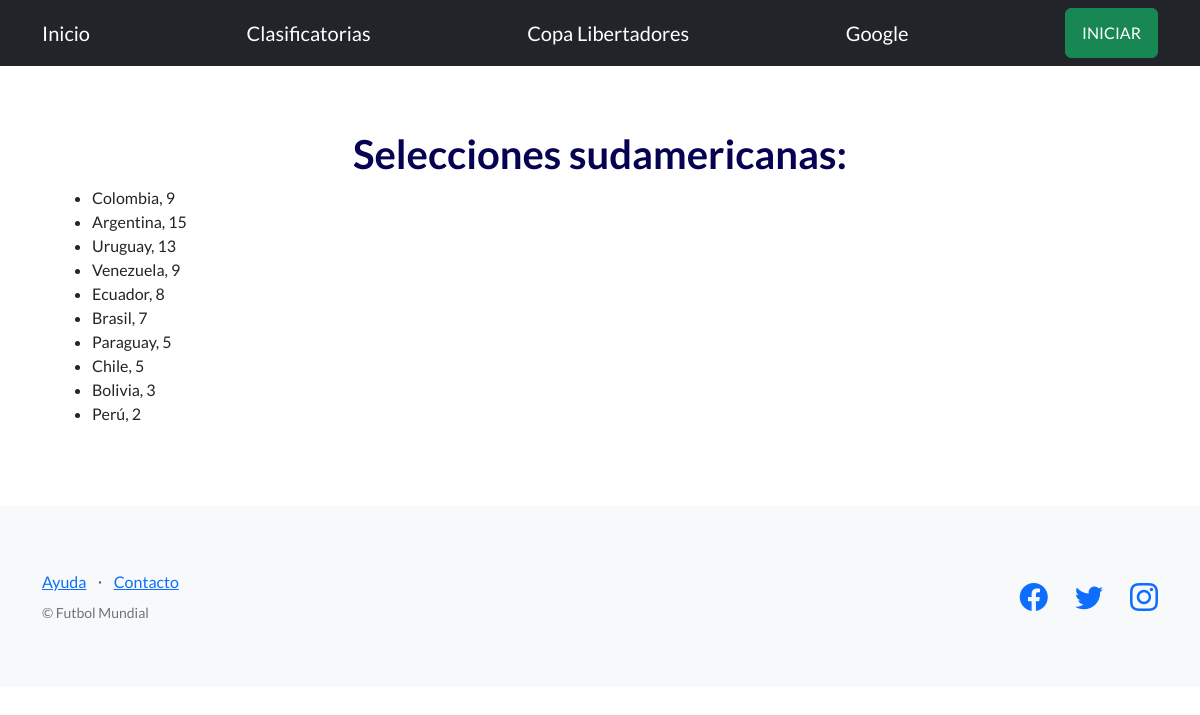
Screenshot of /futbol/selecciones/ with the database file from the repository.
### control/models.py (models this page shows, shortened)
class Clasificatorias(models.Model):
    seleccion=models.CharField(max_length=100)
    ganados=models.IntegerField()
    empatados=models.IntegerField()
    perdidos=models.IntegerField()
    puntos=models.IntegerField()

### control/views.py (the view)
# urls.py: path("selecciones/", selecciones, name="selecciones"),
def selecciones(request):
    contexto = {
        "equipos": Clasificatorias.objects.all(),
    }
    http_response = render(
        request=request,
        template_name='control/lista_selecciones.html',
        context=contexto,
    )
    return http_response

### control/templates/control/lista_selecciones.html (shortened to what this page needs)
{% extends "base.html" %}
{% block contenido %}
<h1 style="color: rgb(6, 2, 82);">
    <div style="text-align: center;">
     Selecciones sudamericanas:
    </div>
</h1>
<ul>
    {% for equipo in equipos %}
    <li>
        {{ equipo.seleccion }}, {{ equipo.puntos }}
    </li>
    {% endfor %}
</ul>
{% endblock contenido %}

### rows the page displays
Clasificatorias: seleccion "Colombia", puntos "9"
Clasificatorias: seleccion "Argentina", puntos "15"
Clasificatorias: seleccion "Uruguay", puntos "13"
Clasificatorias: seleccion "Venezuela", puntos "9"
Clasificatorias: seleccion "Ecuador", puntos "8"
Clasificatorias: seleccion "Brasil", puntos "7"
Clasificatorias: seleccion "Paraguay", puntos "5"
Clasificatorias: seleccion "Chile", puntos "5"
Clasificatorias: seleccion "Bolivia", puntos "3"
Clasificatorias: seleccion "Perú", puntos "2"
